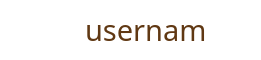
<?xml version="1.0" encoding="UTF-8"?>
<ui version="4.0">
 <class>PlayerInfoWidget</class>
 <widget class="QWidget" name="PlayerInfoWidget">
  <property name="geometry">
   <rect>
    <x>0</x>
    <y>0</y>
    <width>261</width>
    <height>60</height>
   </rect>
  </property>
  <property name="windowTitle">
   <string>Form</string>
  </property>
  <property name="styleSheet">
   <string notr="true">background: transparent;
border: none;</string>
  </property>
  <widget class="QGroupBox" name="groupBox">
   <property name="geometry">
    <rect>
     <x>0</x>
     <y>0</y>
     <width>261</width>
     <height>60</height>
    </rect>
   </property>
   <property name="styleSheet">
    <string notr="true">border-image:none;
background: transparent;
background-image:none;
border:none;</string>
   </property>
   <property name="title">
    <string/>
   </property>
   <widget class="QLabel" name="label_playerColor">
    <property name="geometry">
     <rect>
      <x>0</x>
      <y>5</y>
      <width>261</width>
      <height>50</height>
     </rect>
    </property>
    <property name="styleSheet">
     <string notr="true">border-image:none;
background: transparent;
background-image:none;
border:none;</string>
    </property>
    <property name="text">
     <string/>
    </property>
    <property name="pixmap">
     <pixmap resource="../../resources/Resources.qrc">:/images/player_blue.png</pixmap>
    </property>
    <property name="scaledContents">
     <bool>true</bool>
    </property>
   </widget>
   <widget class="QLabel" name="label_username">
    <property name="geometry">
     <rect>
      <x>85</x>
      <y>5</y>
      <width>121</width>
      <height>50</height>
     </rect>
    </property>
    <property name="font">
     <font>
      <family>Halo Dek</family>
      <pointsize>22</pointsize>
     </font>
    </property>
    <property name="styleSheet">
     <string notr="true">color: rgb(96, 56, 19);
border-image:none;
background: transparent;
background-image:none;
border:none;</string>
    </property>
    <property name="text">
     <string>username</string>
    </property>
    <property name="wordWrap">
     <bool>true</bool>
    </property>
   </widget>
   <widget class="QLabel" name="label_crown">
    <property name="geometry">
     <rect>
      <x>210</x>
      <y>20</y>
      <width>40</width>
      <height>20</height>
     </rect>
    </property>
    <property name="styleSheet">
     <string notr="true">border-image:none;
background: transparent;
background-image:none;
border:none;</string>
    </property>
    <property name="text">
     <string/>
    </property>
    <property name="pixmap">
     <pixmap resource="../../resources/Resources.qrc">:/images/crown_icon.png</pixmap>
    </property>
    <property name="scaledContents">
     <bool>true</bool>
    </property>
   </widget>
  </widget>
 </widget>
 <resources>
  <include location="../../resources/Resources.qrc"/>
 </resources>
 <connections/>
</ui>
